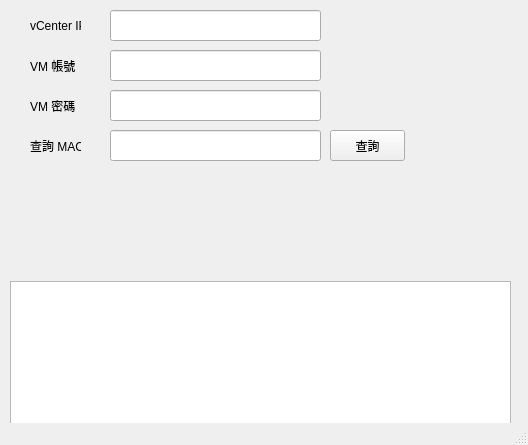
<?xml version="1.0" encoding="UTF-8"?>
<ui version="4.0">
 <class>MainWindow</class>
 <widget class="QMainWindow" name="MainWindow">
  <property name="geometry">
   <rect>
    <x>0</x>
    <y>0</y>
    <width>528</width>
    <height>445</height>
   </rect>
  </property>
  <property name="windowTitle">
   <string>MainWindow</string>
  </property>
  <widget class="QWidget" name="centralwidget">
   <widget class="QPushButton" name="pushButton">
    <property name="geometry">
     <rect>
      <x>330</x>
      <y>130</y>
      <width>75</width>
      <height>31</height>
     </rect>
    </property>
    <property name="text">
     <string>查詢</string>
    </property>
   </widget>
   <widget class="QLineEdit" name="lineEdit">
    <property name="geometry">
     <rect>
      <x>110</x>
      <y>50</y>
      <width>211</width>
      <height>31</height>
     </rect>
    </property>
   </widget>
   <widget class="QTextBrowser" name="textBrowser">
    <property name="geometry">
     <rect>
      <x>10</x>
      <y>281</y>
      <width>501</width>
      <height>151</height>
     </rect>
    </property>
   </widget>
   <widget class="QLabel" name="label">
    <property name="geometry">
     <rect>
      <x>30</x>
      <y>50</y>
      <width>47</width>
      <height>31</height>
     </rect>
    </property>
    <property name="text">
     <string>VM 帳號</string>
    </property>
   </widget>
   <widget class="QLabel" name="label_2">
    <property name="geometry">
     <rect>
      <x>30</x>
      <y>90</y>
      <width>47</width>
      <height>31</height>
     </rect>
    </property>
    <property name="text">
     <string>VM 密碼</string>
    </property>
   </widget>
   <widget class="QLineEdit" name="lineEdit_2">
    <property name="geometry">
     <rect>
      <x>110</x>
      <y>90</y>
      <width>211</width>
      <height>31</height>
     </rect>
    </property>
   </widget>
   <widget class="QLineEdit" name="lineEdit_3">
    <property name="geometry">
     <rect>
      <x>110</x>
      <y>130</y>
      <width>211</width>
      <height>31</height>
     </rect>
    </property>
   </widget>
   <widget class="QLabel" name="label_3">
    <property name="geometry">
     <rect>
      <x>30</x>
      <y>130</y>
      <width>51</width>
      <height>31</height>
     </rect>
    </property>
    <property name="text">
     <string>查詢 MAC</string>
    </property>
   </widget>
   <widget class="QLineEdit" name="lineEdit_4">
    <property name="geometry">
     <rect>
      <x>110</x>
      <y>10</y>
      <width>211</width>
      <height>31</height>
     </rect>
    </property>
   </widget>
   <widget class="QLabel" name="label_4">
    <property name="geometry">
     <rect>
      <x>30</x>
      <y>10</y>
      <width>51</width>
      <height>31</height>
     </rect>
    </property>
    <property name="text">
     <string>vCenter IP</string>
    </property>
   </widget>
  </widget>
  <widget class="QStatusBar" name="statusbar"/>
 </widget>
 <resources/>
 <connections/>
</ui>
